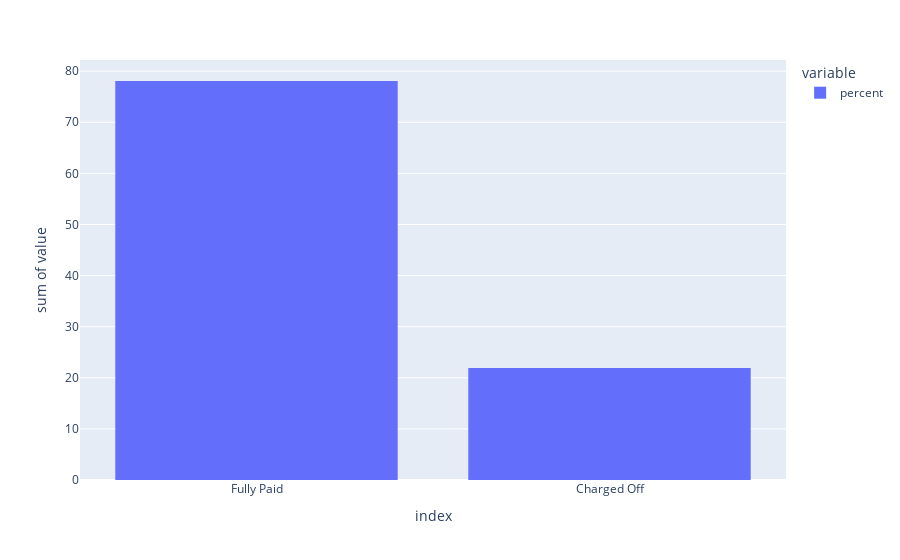

The notebook cell this image was saved under:
### Markdown cell above
Hacemos el histograma.

### Code cell
fig = px.histogram(pd_plot_loan_status, x="index", y=['percent'])
fig.show()

### Figure 1 — Plotly figure (JSON) as saved in the notebook; plotly's stock layout.template omitted (floating-point values rounded to 4 significant figures)
{"data": [{"alignmentgroup": "True", "bingroup": "x", "histfunc": "sum", "hovertemplate": "variable=percent<br>index=%{x}<br>sum of value=%{y}<extra></extra>", "legendgroup": "percent", "marker": {"color": "#636efa", "pattern": {"shape": ""}}, "name": "percent", "offsetgroup": "percent", "orientation": "v", "showlegend": true, "type": "histogram", "x": ["Fully Paid", "Charged Off"], "xaxis": "x", "y": [78.07, 21.93], "yaxis": "y"}], "layout": {"barmode": "relative", "legend": {"title": {"text": "variable"}, "tracegroupgap": 0}, "margin": {"t": 60}, "xaxis": {"anchor": "y", "domain": [0, 1], "title": {"text": "index"}}, "yaxis": {"anchor": "x", "domain": [0, 1], "title": {"text": "sum of value"}}}}
